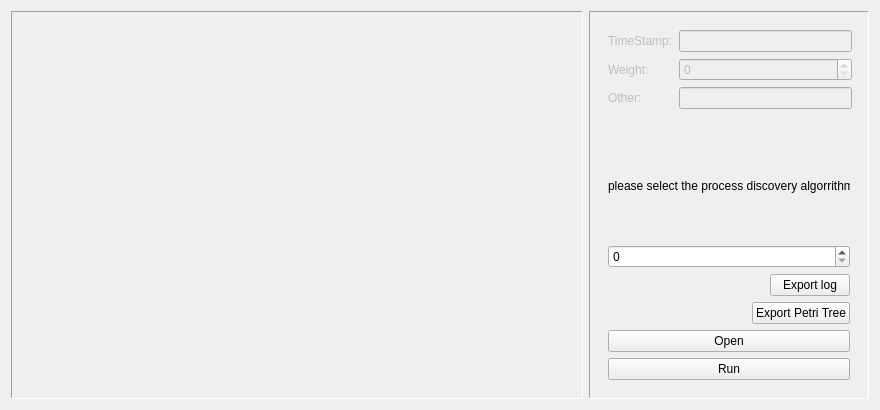
<?xml version="1.0" encoding="UTF-8"?>
<ui version="4.0">
 <class>centralWidget</class>
 <widget class="QWidget" name="centralWidget">
  <property name="geometry">
   <rect>
    <x>0</x>
    <y>0</y>
    <width>880</width>
    <height>410</height>
   </rect>
  </property>
  <property name="windowTitle">
   <string>MainWindow</string>
  </property>
  <layout class="QHBoxLayout" name="horizontalLayout" stretch="5,2">
   <item>
    <widget class="QFrame" name="frame_2">
     <property name="frameShape">
      <enum>QFrame::Panel</enum>
     </property>
     <property name="frameShadow">
      <enum>QFrame::Sunken</enum>
     </property>
     <layout class="QHBoxLayout" name="horizontalLayout_2">
      <item>
       <widget class="QLabel" name="labelImage">
        <property name="text">
         <string/>
        </property>
       </widget>
      </item>
     </layout>
    </widget>
   </item>
   <item>
    <widget class="QFrame" name="frame">
     <property name="sizePolicy">
      <sizepolicy hsizetype="Fixed" vsizetype="Preferred">
       <horstretch>0</horstretch>
       <verstretch>0</verstretch>
      </sizepolicy>
     </property>
     <property name="minimumSize">
      <size>
       <width>280</width>
       <height>0</height>
      </size>
     </property>
     <property name="frameShape">
      <enum>QFrame::Panel</enum>
     </property>
     <property name="frameShadow">
      <enum>QFrame::Sunken</enum>
     </property>
     <layout class="QVBoxLayout" name="verticalLayout" stretch="2,5">
      <item>
       <widget class="QWidget" name="widget" native="true">
        <property name="enabled">
         <bool>false</bool>
        </property>
        <property name="sizePolicy">
         <sizepolicy hsizetype="Preferred" vsizetype="Fixed">
          <horstretch>0</horstretch>
          <verstretch>0</verstretch>
         </sizepolicy>
        </property>
        <property name="minimumSize">
         <size>
          <width>262</width>
          <height>0</height>
         </size>
        </property>
        <layout class="QGridLayout" name="gridLayout">
         <item row="0" column="2">
          <widget class="QLineEdit" name="lineEdit"/>
         </item>
         <item row="0" column="0">
          <widget class="QLabel" name="label">
           <property name="text">
            <string>TimeStamp:</string>
           </property>
          </widget>
         </item>
         <item row="1" column="0">
          <widget class="QLabel" name="label_2">
           <property name="text">
            <string>Weight:</string>
           </property>
          </widget>
         </item>
         <item row="2" column="2">
          <widget class="QLineEdit" name="lineEdit_3"/>
         </item>
         <item row="2" column="0">
          <widget class="QLabel" name="label_5">
           <property name="text">
            <string>Other:</string>
           </property>
          </widget>
         </item>
         <item row="1" column="2">
          <widget class="QSpinBox" name="spinBox"/>
         </item>
        </layout>
       </widget>
      </item>
      <item>
       <widget class="QWidget" name="widget_2" native="true">
        <layout class="QVBoxLayout" name="verticalLayout_2">
         <item>
          <layout class="QHBoxLayout" name="horizontalLayout_3" stretch="0,5">
           <item>
            <spacer name="horizontalSpacer">
             <property name="orientation">
              <enum>Qt::Horizontal</enum>
             </property>
             <property name="sizeHint" stdset="0">
              <size>
               <width>40</width>
               <height>20</height>
              </size>
             </property>
            </spacer>
           </item>
           <item>
            <widget class="QLabel" name="label_3">
             <property name="text">
              <string>please select the process discovery algorrithm</string>
             </property>
            </widget>
           </item>
          </layout>
         </item>
         <item>
          <widget class="QSpinBox" name="spinBox_2"/>
         </item>
         <item>
          <layout class="QHBoxLayout" name="horizontalLayout_4">
           <item>
            <spacer name="horizontalSpacer_2">
             <property name="orientation">
              <enum>Qt::Horizontal</enum>
             </property>
             <property name="sizeHint" stdset="0">
              <size>
               <width>40</width>
               <height>20</height>
              </size>
             </property>
            </spacer>
           </item>
           <item>
            <widget class="QPushButton" name="pushButton">
             <property name="text">
              <string>Export log</string>
             </property>
            </widget>
           </item>
          </layout>
         </item>
         <item>
          <layout class="QHBoxLayout" name="horizontalLayout_5">
           <item>
            <spacer name="horizontalSpacer_3">
             <property name="orientation">
              <enum>Qt::Horizontal</enum>
             </property>
             <property name="sizeHint" stdset="0">
              <size>
               <width>40</width>
               <height>20</height>
              </size>
             </property>
            </spacer>
           </item>
           <item>
            <widget class="QPushButton" name="pushButton_2">
             <property name="text">
              <string>Export Petri Tree</string>
             </property>
            </widget>
           </item>
          </layout>
         </item>
         <item>
          <widget class="QPushButton" name="pushButtonOpen">
           <property name="text">
            <string>Open</string>
           </property>
          </widget>
         </item>
         <item>
          <widget class="QPushButton" name="pushButtonRun">
           <property name="text">
            <string>Run</string>
           </property>
          </widget>
         </item>
        </layout>
       </widget>
      </item>
     </layout>
    </widget>
   </item>
  </layout>
 </widget>
 <resources/>
 <connections/>
</ui>
